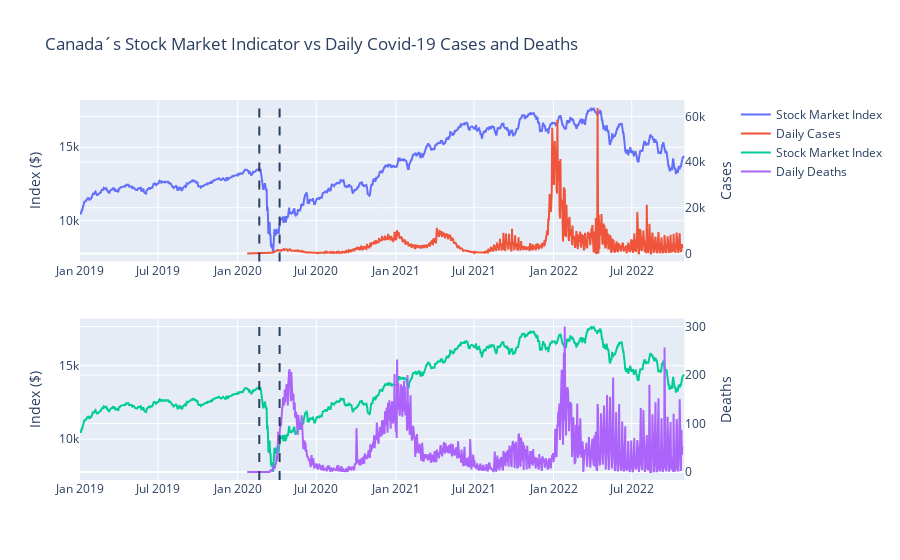
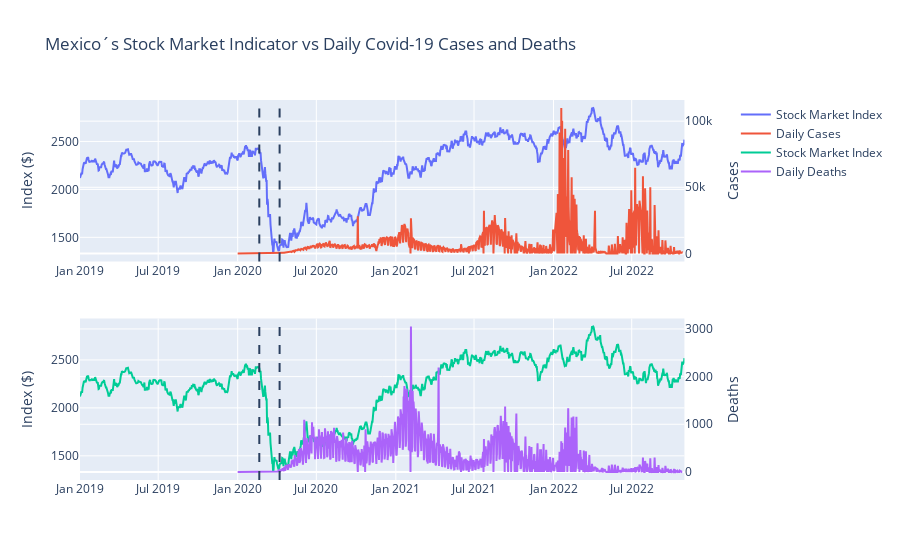
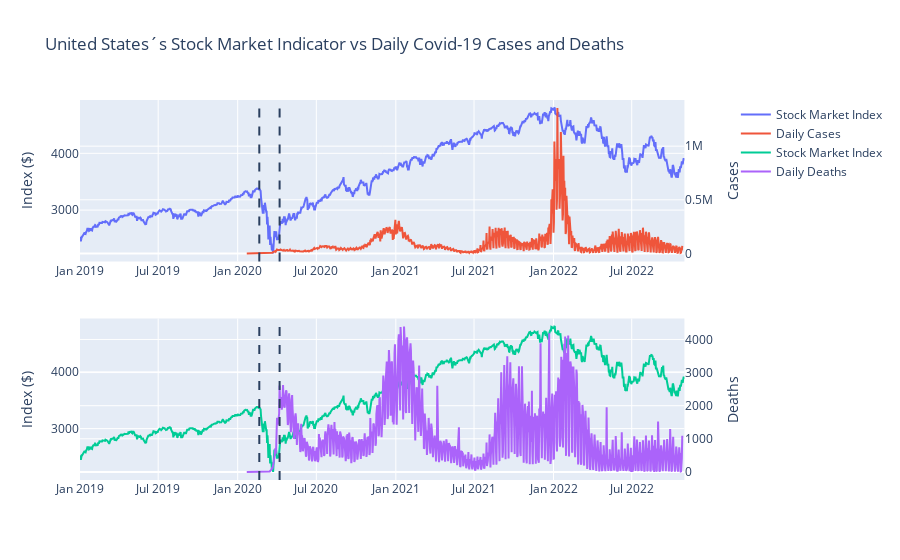

Source (notebook cell) for these figures, in order:
### Markdown cell above
#### a) What is the relationship between the prevalence and severity of COVID-19 (i.e., new COVID-19 cases, hospitalizations, ICU admissions, and deaths) in a country and the performance of that country’s strongest stock exchange index?

### Code cell
# Join Covid Data and Stock Market Index Data
df_covid_index = pd.read_sql_query('''
WITH
covid AS (
       SELECT
              `date`
              ,continent as Continent
              ,location AS Country
              ,new_cases
              ,new_deaths
              ,total_cases
              ,total_deaths
       FROM `l02-3`.g20_covid_final
       WHERE `date` between DATE('2019-01-01') AND DATE('2022-10-31')
),
`index` AS (
       SELECT
              `date`
              ,Continent
              ,Country
              ,USD
       FROM `l02-3`.g20_index_usd_final
       WHERE `date` between DATE('2019-01-01') AND DATE('2022-10-31')
),
`join` as (
       SELECT 
              a.`date`
              ,a.Country
              ,a.Continent
              ,b.new_cases
              ,b.new_deaths
              ,a.USD
       FROM `index` as a 
       LEFT JOIN covid as b ON a.date = b.date AND a.Country = b.Country
)
SELECT 
       `date`
       ,Country
       ,Continent
       ,avg(new_cases) as new_cases
       ,avg(new_deaths) as new_deaths
       ,avg(USD) as USD
FROM `join`
GROUP BY 1,2,3
;'''
    , engine)

for country in list(df_covid_index[df_covid_index['Continent'] == 'North America']['Country'].unique()):
       fig = make_subplots(rows=2, cols=1, specs=[[{"secondary_y": True}], [{"secondary_y": True}]])

       # Figure 1 = new cases
       fig.add_trace(go.Scatter(x=df_covid_index[df_covid_index['Country'] == country]["date"], 
                                   y=df_covid_index[df_covid_index['Country'] == country]['USD'], 
                                   name="Stock Market Index"),
                                   row=1, 
                                   col=1,
                                   secondary_y=False)

       fig.add_trace(go.Scatter(x=df_covid_index[df_covid_index['Country'] == country]["date"], 
                                   y=df_covid_index[df_covid_index['Country'] == country]['new_cases'], 
                                   name="Daily Cases"),
                                   row=1, 
                                   col=1,
                                   secondary_y=True)
       
       # Figure 2 = new deaths
       fig.add_trace(go.Scatter(x=df_covid_index[df_covid_index['Country'] == country]["date"], 
                                   y=df_covid_index[df_covid_index['Country'] == country]['USD'], 
                                   name="Stock Market Index"),
                                   row=2, 
                                   col=1,
                                   secondary_y=False)

       fig.add_trace(go.Scatter(x=df_covid_index[df_covid_index['Country'] == country]["date"], 
                                   y=df_covid_index[df_covid_index['Country'] == country]['new_deaths'], 
                                   name="Daily Deaths"),
                                   row=2, 
                                   col=1,
                                   secondary_y=True)
       
       fig.update_layout(title_text=str(country)+"´s Stock Market Indicator vs Daily Covid-19 Cases and Deaths")
       fig.update_yaxes(title_text="Index ($)", secondary_y=False)
       fig.update_yaxes(title_text="Cases", secondary_y=True, row=1, col=1)
       fig.update_yaxes(title_text="Deaths", secondary_y=True, row=2, col=1)
       fig.add_vline(x='2020-02-20', line_dash="dash")
       fig.add_vline(x='2020-04-07', line_dash="dash")
       fig.show()

### Figure 1 — Plotly figure (JSON) as saved in the notebook; plotly's stock layout.template omitted (floating-point values rounded to 4 significant figures; data arrays with more than 128 entries replaced by an {"elided": "..."} marker saying what was removed)
{"data": [{"name": "Stock Market Index", "type": "scatter", "x": {"elided": "1400 str values"}, "xaxis": "x", "y": {"elided": "1400 float values"}, "yaxis": "y"}, {"name": "Daily Cases", "type": "scatter", "x": {"elided": "1400 str values"}, "xaxis": "x", "y": {"elided": "1400 int values"}, "yaxis": "y2"}, {"name": "Stock Market Index", "type": "scatter", "x": {"elided": "1400 str values"}, "xaxis": "x2", "y": {"elided": "1400 float values"}, "yaxis": "y3"}, {"name": "Daily Deaths", "type": "scatter", "x": {"elided": "1400 str values"}, "xaxis": "x2", "y": {"elided": "1400 int values"}, "yaxis": "y4"}], "layout": {"shapes": [{"line": {"dash": "dash"}, "type": "line", "x0": "2020-02-20", "x1": "2020-02-20", "xref": "x", "y0": 0, "y1": 1, "yref": "y domain"}, {"line": {"dash": "dash"}, "type": "line", "x0": "2020-02-20", "x1": "2020-02-20", "xref": "x2", "y0": 0, "y1": 1, "yref": "y3 domain"}, {"line": {"dash": "dash"}, "type": "line", "x0": "2020-04-07", "x1": "2020-04-07", "xref": "x", "y0": 0, "y1": 1, "yref": "y domain"}, {"line": {"dash": "dash"}, "type": "line", "x0": "2020-04-07", "x1": "2020-04-07", "xref": "x2", "y0": 0, "y1": 1, "yref": "y3 domain"}], "title": {"text": "Canada´s Stock Market Indicator vs Daily Covid-19 Cases and Deaths"}, "xaxis": {"anchor": "y", "domain": [0, 0.94]}, "xaxis2": {"anchor": "y3", "domain": [0, 0.94]}, "yaxis": {"anchor": "x", "domain": [0.575, 1], "title": {"text": "Index ($)"}}, "yaxis2": {"anchor": "x", "overlaying": "y", "side": "right", "title": {"text": "Cases"}}, "yaxis3": {"anchor": "x2", "domain": [0, 0.425], "title": {"text": "Index ($)"}}, "yaxis4": {"anchor": "x2", "overlaying": "y3", "side": "right", "title": {"text": "Deaths"}}}}

### Figure 2 — Plotly figure (JSON) as saved in the notebook; plotly's stock layout.template omitted (floating-point values rounded to 4 significant figures; data arrays with more than 128 entries replaced by an {"elided": "..."} marker saying what was removed)
{"data": [{"name": "Stock Market Index", "type": "scatter", "x": {"elided": "1400 str values"}, "xaxis": "x", "y": {"elided": "1400 float values"}, "yaxis": "y"}, {"name": "Daily Cases", "type": "scatter", "x": {"elided": "1400 str values"}, "xaxis": "x", "y": {"elided": "1400 int values"}, "yaxis": "y2"}, {"name": "Stock Market Index", "type": "scatter", "x": {"elided": "1400 str values"}, "xaxis": "x2", "y": {"elided": "1400 float values"}, "yaxis": "y3"}, {"name": "Daily Deaths", "type": "scatter", "x": {"elided": "1400 str values"}, "xaxis": "x2", "y": {"elided": "1400 int values"}, "yaxis": "y4"}], "layout": {"shapes": [{"line": {"dash": "dash"}, "type": "line", "x0": "2020-02-20", "x1": "2020-02-20", "xref": "x", "y0": 0, "y1": 1, "yref": "y domain"}, {"line": {"dash": "dash"}, "type": "line", "x0": "2020-02-20", "x1": "2020-02-20", "xref": "x2", "y0": 0, "y1": 1, "yref": "y3 domain"}, {"line": {"dash": "dash"}, "type": "line", "x0": "2020-04-07", "x1": "2020-04-07", "xref": "x", "y0": 0, "y1": 1, "yref": "y domain"}, {"line": {"dash": "dash"}, "type": "line", "x0": "2020-04-07", "x1": "2020-04-07", "xref": "x2", "y0": 0, "y1": 1, "yref": "y3 domain"}], "title": {"text": "Mexico´s Stock Market Indicator vs Daily Covid-19 Cases and Deaths"}, "xaxis": {"anchor": "y", "domain": [0, 0.94]}, "xaxis2": {"anchor": "y3", "domain": [0, 0.94]}, "yaxis": {"anchor": "x", "domain": [0.575, 1], "title": {"text": "Index ($)"}}, "yaxis2": {"anchor": "x", "overlaying": "y", "side": "right", "title": {"text": "Cases"}}, "yaxis3": {"anchor": "x2", "domain": [0, 0.425], "title": {"text": "Index ($)"}}, "yaxis4": {"anchor": "x2", "overlaying": "y3", "side": "right", "title": {"text": "Deaths"}}}}

### Figure 3 — Plotly figure (JSON) as saved in the notebook; plotly's stock layout.template omitted (floating-point values rounded to 4 significant figures; data arrays with more than 128 entries replaced by an {"elided": "..."} marker saying what was removed)
{"data": [{"name": "Stock Market Index", "type": "scatter", "x": {"elided": "1400 str values"}, "xaxis": "x", "y": {"elided": "1400 int values"}, "yaxis": "y"}, {"name": "Daily Cases", "type": "scatter", "x": {"elided": "1400 str values"}, "xaxis": "x", "y": {"elided": "1400 int values"}, "yaxis": "y2"}, {"name": "Stock Market Index", "type": "scatter", "x": {"elided": "1400 str values"}, "xaxis": "x2", "y": {"elided": "1400 int values"}, "yaxis": "y3"}, {"name": "Daily Deaths", "type": "scatter", "x": {"elided": "1400 str values"}, "xaxis": "x2", "y": {"elided": "1400 int values"}, "yaxis": "y4"}], "layout": {"shapes": [{"line": {"dash": "dash"}, "type": "line", "x0": "2020-02-20", "x1": "2020-02-20", "xref": "x", "y0": 0, "y1": 1, "yref": "y domain"}, {"line": {"dash": "dash"}, "type": "line", "x0": "2020-02-20", "x1": "2020-02-20", "xref": "x2", "y0": 0, "y1": 1, "yref": "y3 domain"}, {"line": {"dash": "dash"}, "type": "line", "x0": "2020-04-07", "x1": "2020-04-07", "xref": "x", "y0": 0, "y1": 1, "yref": "y domain"}, {"line": {"dash": "dash"}, "type": "line", "x0": "2020-04-07", "x1": "2020-04-07", "xref": "x2", "y0": 0, "y1": 1, "yref": "y3 domain"}], "title": {"text": "United States´s Stock Market Indicator vs Daily Covid-19 Cases and Deaths"}, "xaxis": {"anchor": "y", "domain": [0, 0.94]}, "xaxis2": {"anchor": "y3", "domain": [0, 0.94]}, "yaxis": {"anchor": "x", "domain": [0.575, 1], "title": {"text": "Index ($)"}}, "yaxis2": {"anchor": "x", "overlaying": "y", "side": "right", "title": {"text": "Cases"}}, "yaxis3": {"anchor": "x2", "domain": [0, 0.425], "title": {"text": "Index ($)"}}, "yaxis4": {"anchor": "x2", "overlaying": "y3", "side": "right", "title": {"text": "Deaths"}}}}
